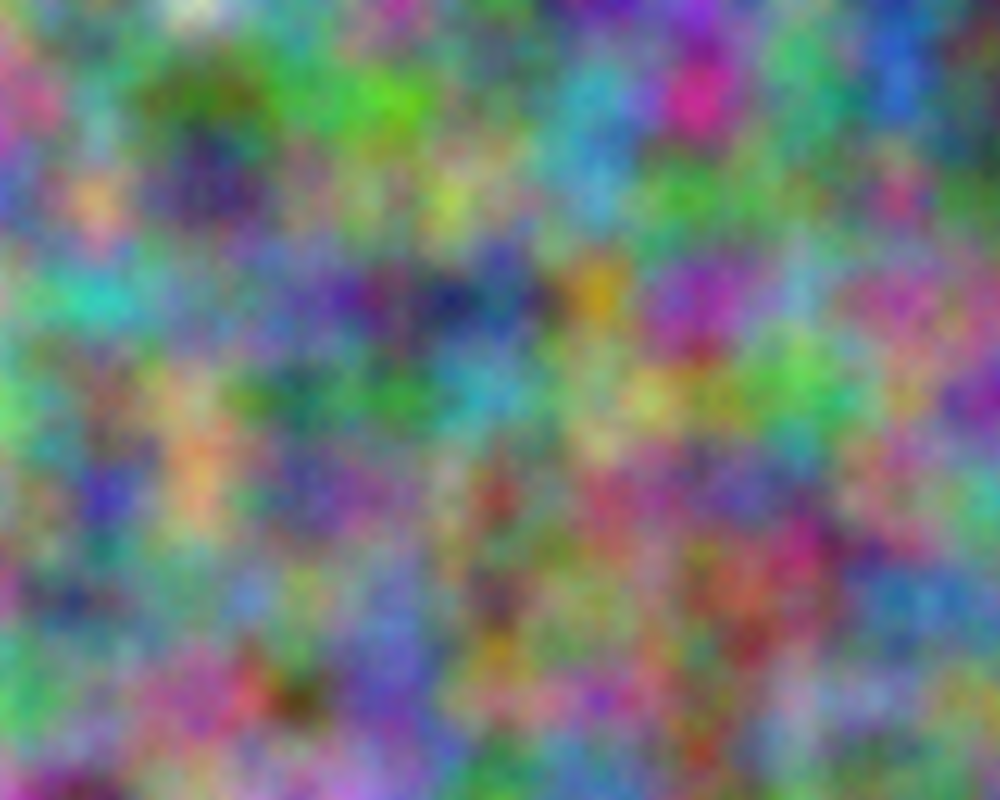
Frame 1 (no input)
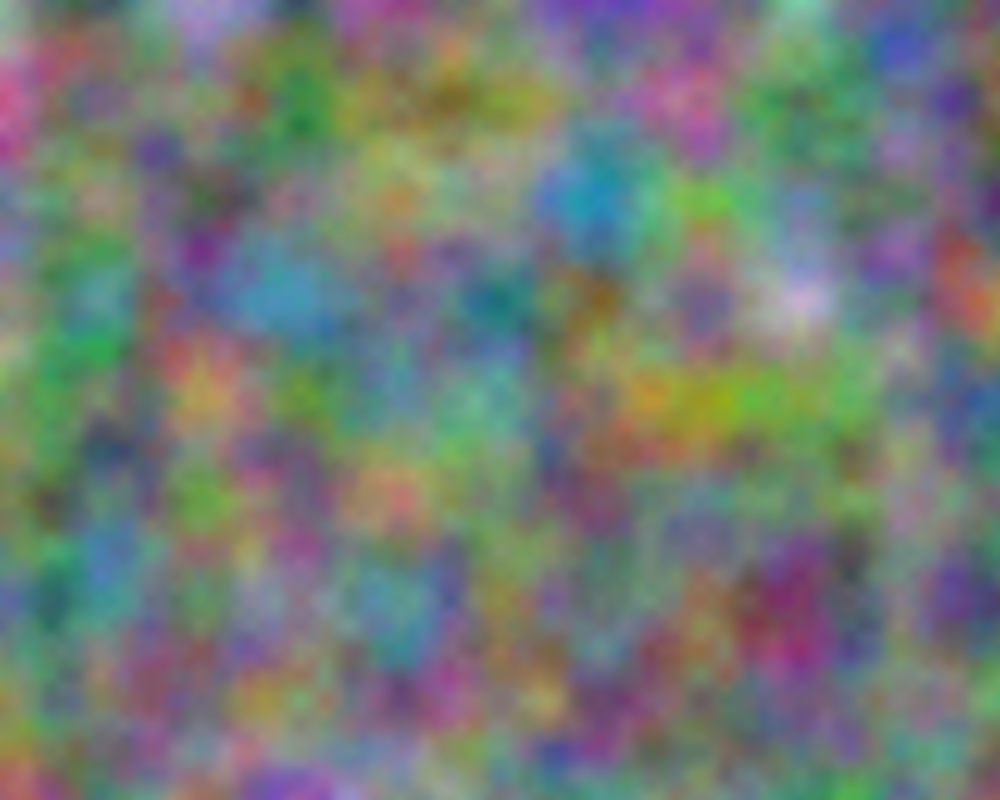
Frame 60 (the mouse pressed at the canvas centre just before this capture)
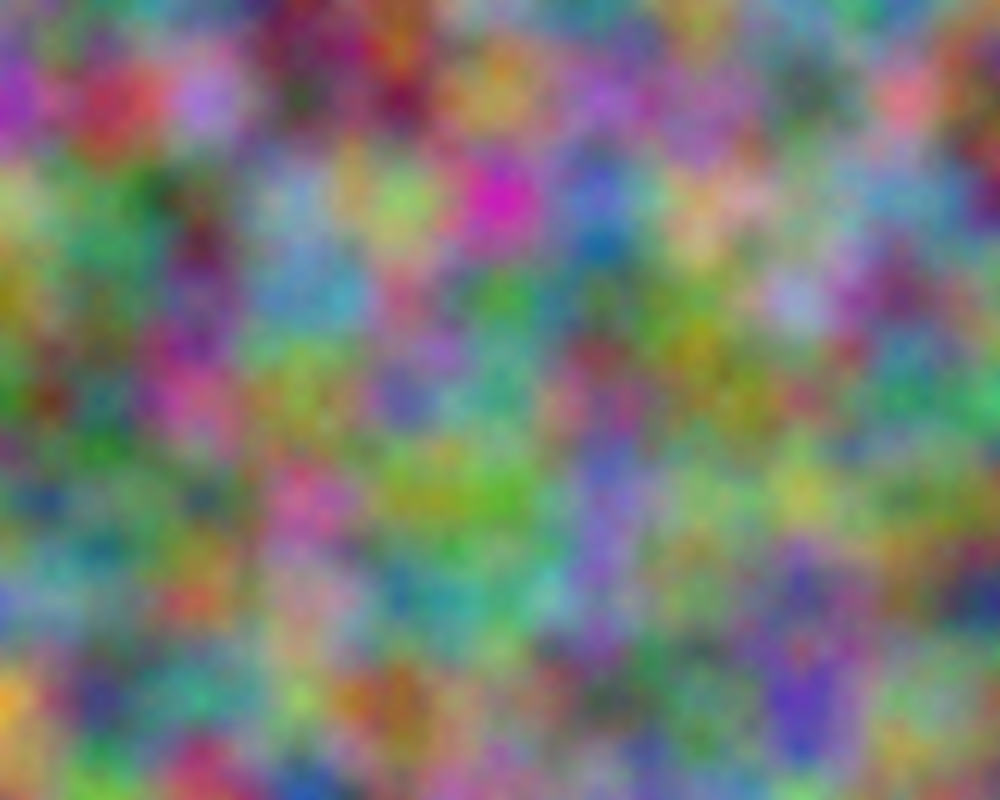
Frame 120 (the mouse held since frame 60 and released just before this capture)

The Processing sketch that drew these frames (run headless with seeded random() and noise(); from frame 60 on, the mouse is pressed at the canvas centre):

// Processing sketch: pixelStatic
// ── pixelStatic.pde

void setup(){
  size(1000,800);
}
  float c = 100000;
void draw() {
  loadPixels();
  float xoff = 0.0;
  for (int x=0; x<width; x++) {
    float yoff=0.0;
    for (int y=0; y<height; y++) {
      float red = map(noise(xoff, yoff, c), 0, 1, 0, 255);
      float green = map(noise(xoff+1000, yoff+1000, c+1000), 0, 1, 0, 255);
      float blue = map(noise(xoff+10000, yoff+10000, c+10000), 0, 1, 0, 255);
      pixels[x+y*width] = color(red, green, blue);
      yoff+=.01;
    } 
    xoff+=.01;
  }
  updatePixels();
  c+=.01;
}
